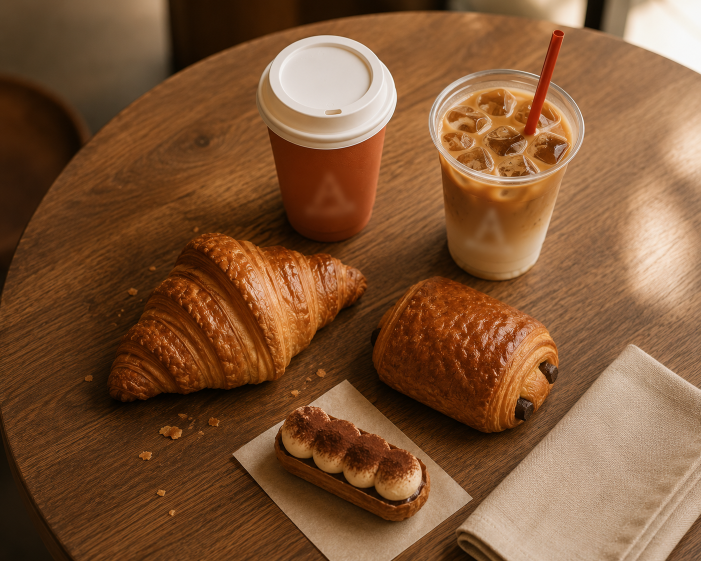
#> input picture ChatGPT Image Jul 29, 2026, 04_08_44 PM.png, 1402 x 1122 px, given in place of .., which was not available (shown at 1/2 size)
$ python images_to_pdf.py .. --output out.png
#> lines starting #> are read from the running program, lines starting #| are printed output that depends on the picture
#!/usr/bin/env python3
"""Собрать PDF точного формата из картинок страниц: по странице на лист.

Для двусторонней печати страницы идут по порядку: лицо, оборот, лицо, оборот.

Пример:
    python3 tools/images_to_pdf.py side-1.png side-2.png -o flyer-a5.pdf --size a5
"""

import argparse
import os
import sys
import tempfile

import img2pdf
from PIL import Image

MM = 1 / 25.4
SIZES = {"a4": (210.0, 297.0), "a5": (148.0, 210.0), "a6": (105.0, 148.0),
         "letter": (215.9, 279.4)}


def main():
    ap = argparse.ArgumentParser(description=__doc__,
                                 formatter_class=argparse.RawDescriptionHelpFormatter)
    ap.add_argument("images", nargs="+", help="страницы по порядку")
    ap.add_argument("-o", "--output", required=True)
    ap.add_argument("--size", default="a5", help="формат листа: a4, a5, a6, letter или ШхВ в мм")
    ap.add_argument("--landscape", action="store_true", help="положить лист горизонтально")
    ap.add_argument("--fit", choices=["contain", "cover"], default="cover",
                    help="cover -- заполнить лист с обрезкой (по умолчанию), contain -- целиком с полями")
    ap.add_argument("--dpi", type=int, default=300)
    ap.add_argument("--background", default="#ffffff")
    args = ap.parse_args()

    if args.size.lower() in SIZES:
        w_mm, h_mm = SIZES[args.size.lower()]
    else:
        try:
            w_mm, h_mm = (float(v) for v in args.size.lower().split("x"))
        except ValueError:
            sys.exit(f"Не понимаю формат листа: {args.size}")
    if args.landscape:
        w_mm, h_mm = h_mm, w_mm

    px_mm = args.dpi * MM
    pw, ph = round(w_mm * px_mm), round(h_mm * px_mm)

    tmpdir = tempfile.mkdtemp(prefix="img2pdf-")
    sheets = []
    for i, path in enumerate(args.images, start=1):
        src = Image.open(path).convert("RGB")
#> src is the input picture: PIL image 1402x1122 RGB; mean R, G, B 127.5, 86.2, 54
        scale = max if args.fit == "cover" else min
        f = scale(pw / src.width, ph / src.height)
#> f = 2.21
        src = src.resize((max(1, round(src.width * f)), max(1, round(src.height * f))), Image.LANCZOS)
#> src: PIL image 3099x2480 RGB
        page = Image.new("RGB", (pw, ph), args.background)
#> page: PIL image 1748x2480 RGB; every value is 255
        page.paste(src, ((pw - src.width) // 2, (ph - src.height) // 2))
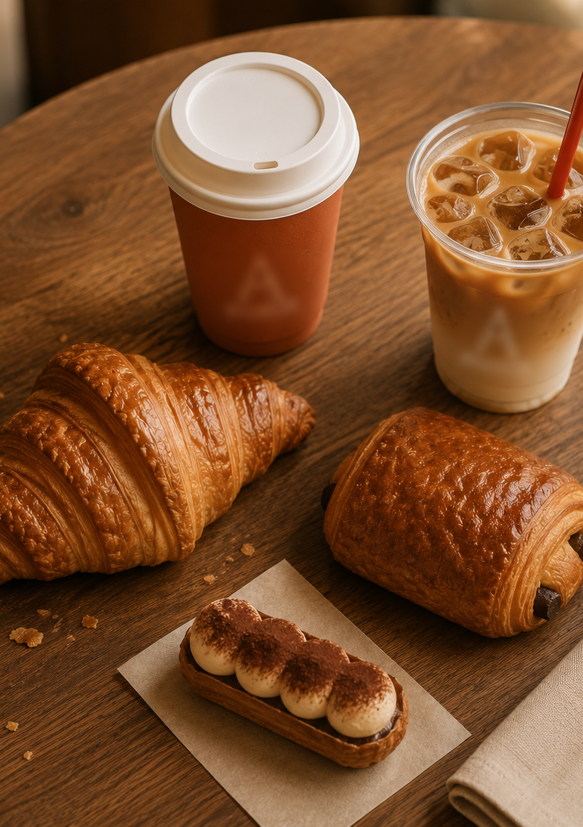
#> page: PIL image 1748x2480 RGB (shown at 1/3 size); mean R, G, B 125.6, 79.2, 44.4
        out = os.path.join(tmpdir, f"page{i:03d}.png")
        page.save(out, "PNG", dpi=(args.dpi, args.dpi))
        sheets.append(out)

    layout = img2pdf.get_layout_fun((img2pdf.mm_to_pt(w_mm), img2pdf.mm_to_pt(h_mm)))
    with open(args.output, "wb") as fh:
        fh.write(img2pdf.convert(sheets, layout_fun=layout))
    print(f"{args.output}: страниц {len(sheets)}, лист {w_mm:g}x{h_mm:g} мм, растр {pw}x{ph} px")


if __name__ == "__main__":
    main()
#> (the call stopped at in main, `layout = img2pdf.get_layout_fun((img2pdf.mm_to_pt(w_mm), img2pdf.mm_to..`: img2pdf is not available in this run)

$ run again, on ChatGPT Image Jul 29, 2026, 04_10_51 PM.png
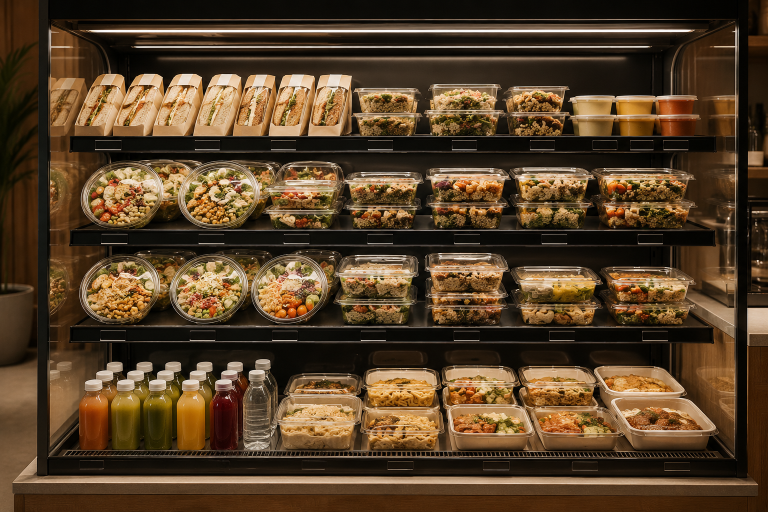
#> input picture ChatGPT Image Jul 29, 2026, 04_10_51 PM.png, 1536 x 1024 px, given in place of .., which was not available (shown at 1/2 size)
#> in main, src is the input picture: PIL image 1536x1024 RGB; mean R, G, B 86.3, 64.1, 39.9
#> in main, `src = src.resize((max(1, round(src.width * f)), max(1, round(src.heigh..`:
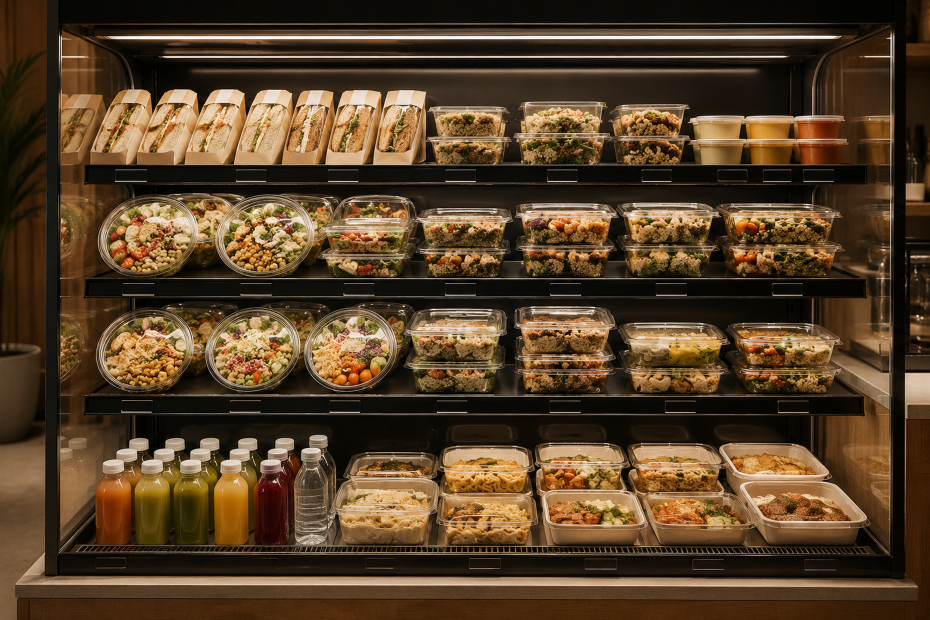
#> src: PIL image 3720x2480 RGB (shown at 1/4 size); mean R, G, B 86.3, 64.2, 39.9
#> in main, `page.paste(src, ((pw - src.width) // 2, (ph - src.height) // 2))`:
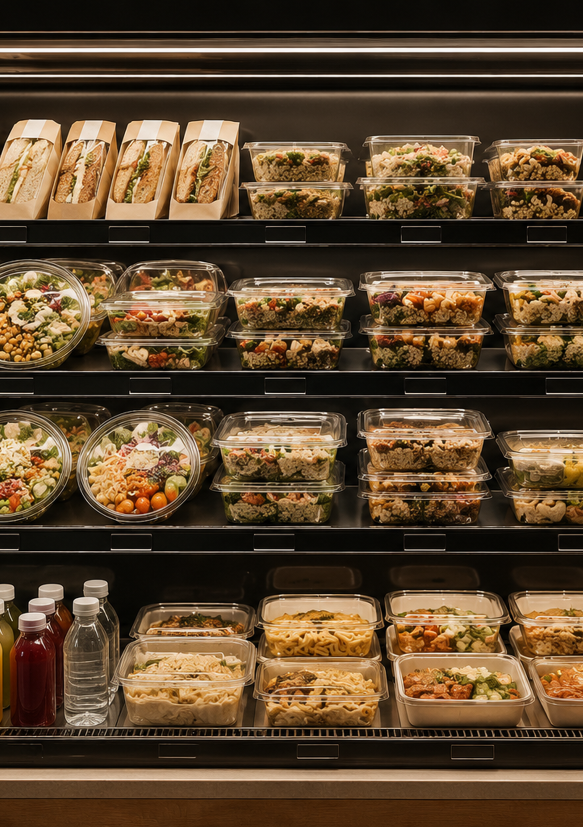
#> page: PIL image 1748x2480 RGB (shown at 1/3 size); mean R, G, B 93, 71, 46.7

$ run again, on ChatGPT Image Jul 29, 2026, 04_17_25 PM.png
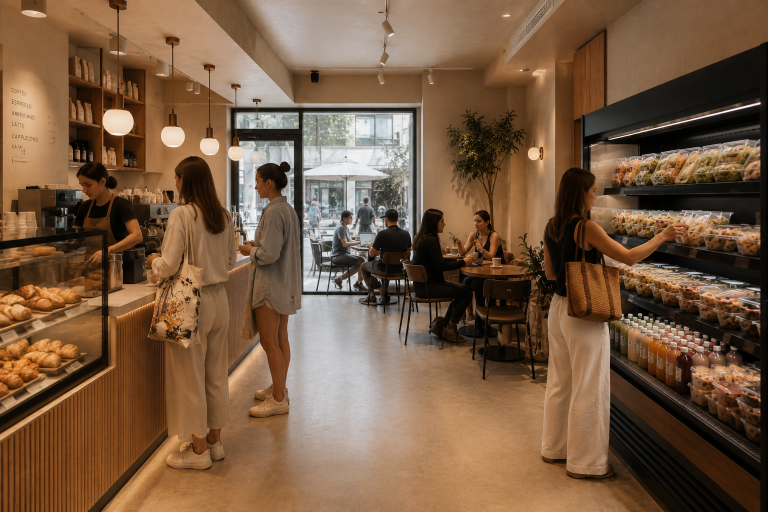
#> input picture ChatGPT Image Jul 29, 2026, 04_17_25 PM.png, 1536 x 1024 px, given in place of .., which was not available (shown at 1/2 size)
#> in main, src is the input picture: PIL image 1536x1024 RGB; mean R, G, B 119.3, 90.3, 65.7
#> src: PIL image 3720x2480 RGB
#> in main, `page.paste(src, ((pw - src.width) // 2, (ph - src.height) // 2))`:
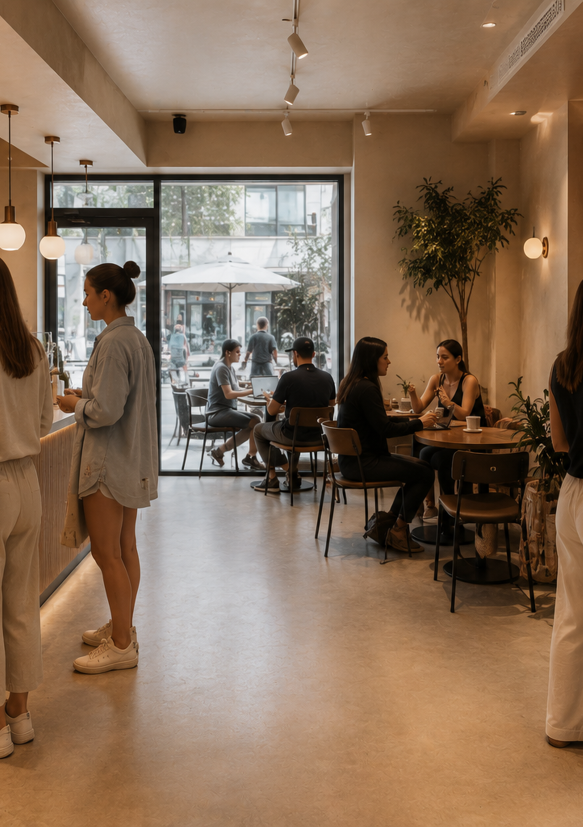
#> page: PIL image 1748x2480 RGB (shown at 1/3 size); mean R, G, B 135.4, 110.4, 88.8
